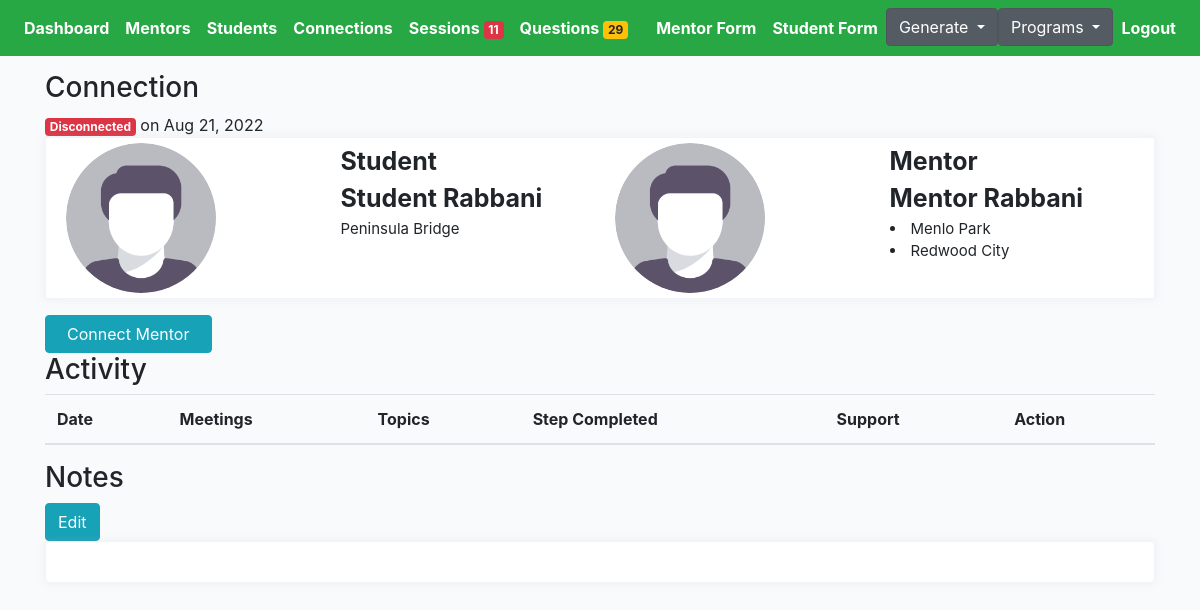
/choice/133/connection-detail (signed in), run on the app's committed database.
### cprofiles/models.py (models this page shows, shortened)
class Connection(models.Model):
    student = models.ForeignKey(Student, on_delete=models.CASCADE, related_name='student')
    mentor = models.ForeignKey(Mentor, on_delete=models.CASCADE, related_name='mentor')
    status = models.CharField(max_length=200, choices=STATUS_CHOICES)
    updated = models.DateTimeField(auto_now=True)
    created = models.DateTimeField(auto_now_add=True)
    flag = models.BooleanField(default=False)
    progress = models.CharField(max_length=200, blank=True, null=True, choices=PROGRESS_CHOICES)
    note = models.TextField(null=True, blank=True, max_length=1000)

class Student(models.Model):
    avatar = models.ImageField(default='avatar.png', upload_to='avatars/')
    first_name = models.CharField(max_length=200, blank=True)
    last_name = models.CharField(max_length=200, blank=True)
    email = models.EmailField(max_length=200, blank=True)
    gender = models.CharField(max_length=200, choices=GENDER_CHOICES)
    grade = models.CharField(max_length=200, choices=GRADE_CHOICES)
    school = models.CharField(max_length=200, blank=True)
    language_preference = models.CharField(null=True, blank=True, max_length=200, choices=STUDENT_PREFER_LANGUAGE_CHOICES)
    parent1_first_name = models.CharField(max_length=200, blank=True)
    parent1_last_name = models.CharField(max_length=200, blank=True)
    parent1_phone = models.CharField(max_length=200, blank=True)
    parent1_email = models.EmailField(max_length=200, blank=True)
    academic_advisor = models.CharField(max_length=200, blank=True)
    academic_advisor_email = models.EmailField(max_length=200, blank=True)
    activity = models.TextField(null=True, blank=True, max_length=1000)
    ind_scl = models.TextField(null=True, blank=True, max_length=1000)
    dont_know = models.TextField(null=True, blank=True, max_length=1000)
    proud = models.TextField(null=True, blank=True, max_length=1000)
    learn = models.TextField(null=True, blank=True, max_length=1000)
    happy = models.TextField(null=True, blank=True, max_length=1000)
    hobby = models.TextField(null=True, blank=True, max_length=1000)
    int_ind_school = models.TextField(null=True, blank=True, max_length=1000)
    look_ind_school = models.TextField(null=True, blank=True, max_length=1000)
    strength = models.TextField(null=True, blank=True, max_length=1000)
    obstacle = models.TextField(null=True, blank=True, max_length=1000)
    child_strength = models.ManyToManyField(Childstrength, blank=True, related_name='child_strength')
    social_strength = models.ManyToManyField(Socialstrength, blank=True, related_name='social_strength')
    interview_language = models.CharField(null=True, blank=True, max_length=200, choices=LANGUAGE_CHOICES)
    question = models.TextField(null=True, blank=True, max_length=1000)
    updated = models.DateTimeField(auto_now=True)
    created = models.DateTimeField(auto_now_add=True)
    slug = models.SlugField(unique=True, blank=True)
    flag = models.BooleanField(default=False)
    note = models.TextField(null=True, blank=True, max_length=1000)
    question1 = models.CharField(null=True, blank=True, max_length=200, choices=QUESTION_CHOICES)
    answer1 = models.TextField(null=True, blank=True, max_length=1000)
    question2 = models.CharField(null=True, blank=True, max_length=200, choices=QUESTION_CHOICES)
    answer2 = models.TextField(null=True, blank=True, max_length=1000)
    status = models.CharField(null=True, blank=True, max_length=200, choices=PROFILE_STATUS, default='active')
    __initial_first_name = None
    __initial_last_name = None
    def __init__(self, *args, **kwargs):
        super().__init__(*args, **kwargs)
        self.__initial_first_name = self.first_name
        self.__initial_last_name = self.last_name

class Mentor(models.Model):
    avatar = models.ImageField(default='avatar.png', upload_to='avatars/')
    first_name = models.CharField(max_length=200, blank=True)
    last_name = models.CharField(max_length=200, blank=True)
    email = models.EmailField(max_length=200, blank=True)
    phone = models.CharField(max_length=200, blank=True)
    address = models.CharField(max_length=200, blank=True)
    prefer_grade = models.CharField(max_length=200, choices=MENTOR_GRADE_CHOICES)
    prefer_gender = models.CharField(max_length=200, choices=GENDER_CHOICES)
    prefer_location = models.ManyToManyField(Preferlocation, blank=True, related_name='prefer_location')
    mentor_last_year = models.CharField(null=True, blank=True, max_length=200, choices=YES_NO)
    language = models.ManyToManyField(Mentorlanguage, blank=True, related_name='mentor_language')
    experience = models.CharField(null=True, blank=True, max_length=200, choices=YES_NO)
    familiar = models.TextField(null=True, blank=True, max_length=1000)
    share = models.TextField(null=True, blank=True, max_length=1000)
    hobby = models.TextField(null=True, blank=True, max_length=1000)
    question = models.TextField(null=True, blank=True, max_length=1000)
    friends = models.ManyToManyField(Student, blank=True, related_name='mentors')
    updated = models.DateTimeField(auto_now=True)
    created = models.DateTimeField(auto_now_add=True)
    slug = models.SlugField(unique=True, blank=True)
    flag = models.BooleanField(default=False)
    ethnic = models.CharField(null=True, blank=True, max_length=200, choices=ETHNIC_CHOICES)
    status = models.CharField(null=True, blank=True, max_length=200, choices=PROFILE_STATUS, default='active')
    def get_locations(self):
        return self.prefer_location.all()
    __initial_first_name = None
    __initial_last_name = None
    def __init__(self, *args, **kwargs):
        super().__init__(*args, **kwargs)
        self.__initial_first_name = self.first_name
        self.__initial_last_name = self.last_name

class Preferlocation(models.Model):
    name = models.CharField(max_length=200, blank=True)
    def __str__(self):
        return self.name

### cprofiles/views.py (the view)
# urls.py: path('<pk>/connection-detail', ConnectionDetailView.as_view(), name='connection-profile-detail'),
@method_decorator(login_required, name='dispatch')
@method_decorator(allowed_users(allowed_roles=['choice', 'admin']), name='dispatch')
class ConnectionDetailView(DetailView):
    model = Connection
    template_name = 'choice/choice-connection-detail.html'
    def get_object(self):
        pk = self.kwargs.get('pk')
        connection = Connection.objects.get(pk=pk)
        return connection
    def get_context_data(self, **kwargs):
        context = super().get_context_data(**kwargs)
        pk = self.kwargs.get('pk')
        connection = Connection.objects.get(pk=pk)
        sessions = Session.objects.filter(submit_status=True).filter(connection=connection)
        sessions_ = []
        for item in sessions:
            sessions_.append(item)
        context["sessions"] = sessions_
        return context

### cprofiles/context_processors.py (called while the page is built)
def choice_question(request):
    if(request.user.id):
        choice_unanswered_question_num = Question.objects.filter(status="UNANSWERED").count()
        choice_session_flag_num = Session.objects.filter(flag=True).count()
        return {
            'choice_unanswered_question_num' : choice_unanswered_question_num,
            'choice_session_flag_num' : choice_session_flag_num
        }
    return {}

### middleschool/context_processors.py (called while the page is built)
def middle_school_question(request):
    if(request.user.id):
        middle_school_unanswered_question_num = Question.objects.filter(status="UNANSWERED").count()
        middle_school_session_flag_num = Session.objects.filter(flag=True).count()
        return {
            'middle_school_unanswered_question_num' : middle_school_unanswered_question_num,
            'middle_school_session_flag_num' : middle_school_session_flag_num
        }
    return {}

### mprofiles/context_processors.py (called while the page is built)
def mentor_question(request):
    if(request.user.id):
        mentor_unanswered_question_num = Question.objects.filter(status="UNANSWERED").count()
        mentor_session_flag_num = Session.objects.filter(flag=True).count()
        return {
            'mentor_unanswered_question_num' : mentor_unanswered_question_num,
            'mentor_session_flag_num' : mentor_session_flag_num
        }
    return {}

### profiles/context_processors.py (called while the page is built)
def high_school_question(request):
    if(request.user.id):
        high_school_unanswered_question_num = Question.objects.filter(status="UNANSWERED").count()
        high_school_session_flag_num = Session.objects.filter(flag=True).count()
        return {
            'high_school_unanswered_question_num' : high_school_unanswered_question_num,
            'high_school_session_flag_num' : high_school_session_flag_num
        }
    return {}

### templates/choice/choice-connection-detail.html (shortened to what this page needs)
{% extends 'cbase.html' %}
{% load static %}
{% block stylesheet %}{% static '/css/profile.css' %}{% endblock %}
{% block content %}
<h3>Connection</h3>
{% if connection.status == 'connected' %}
<div class="status_detail"><span class="badge badge-success">Connected</div>
{% elif connection.status == 'disconnected' %}
<div class="status_detail"><span class="badge badge-danger">Disconnected</span><span> on
        {{connection.updated | date:"M d, Y" }}</span></div>
{% elif connection.status == 'inactive' %}
<div class="status_detail"><span class="badge badge-warning">Inactive</div>
{% endif %}
<div class="profile-page tx-13">
    <div class="row">
        <div class="col-12 grid-margin">
            <div class="profile-header">
                <div class="header-links">
                    <div class="container header">
                        <div class="row">
                            <div class="col">
                                <div class="row">
                                    <div class="col">
                                        <img class="profile-pic" src="{{connection.student.avatar.url}}" alt="profile">
                                    </div>
                                    <div class="col">
                                        <div style="font-size:25px; font-weight:bold" class="profile-name">
                                            Student</div>
                                        <div style="font-size:25px; font-weight:bold" class="profile-name">
                                            {{connection.student.first_name}}
                                            {{connection.student.last_name}}</div>
                                        <div style="font-size:15px" class="profile-name">
                                            {{connection.student.school}}</div>
                                    </div>
                                </div>
                            </div>
                            <div class="col">
                                <div class="row">
                                    <div class="col">
                                        <img class="profile-pic" src="{{connection.mentor.avatar.url}}" alt="profile">
                                    </div>
                                    <div class="col">
                                        <div style="font-size:25px; font-weight:bold" class="profile-name">
                                            Mentor</div>
                                        <div style="font-size:25px; font-weight:bold" class="profile-name">
                                            {{connection.mentor.first_name}}
                                            {{connection.mentor.last_name}}</div>
                                        <div style="font-size:15px" class="profile-name">
                                            {% for location in connection.mentor.get_locations %}
                                            <li>{{location}}</li>
                                            {% endfor %}
                                        </div>
                                    </div>
                                </div>
                            </div>
                        </div>
                    </div>
                </div>
            </div>
        </div>
    </div>
</div>
{% if connection.status == 'connected' %}
<form action="{% url 'cprofiles:remove-connect' %}" method="POST">
    {% csrf_token %}
    <input type="hidden" name="student_pk" value={{connection.student.pk}}>
    <input type="hidden" name="mentor_pk" value={{connection.mentor.pk}}>
    <button type="submit" class="btnSize btn btn-danger">Disconnect</button>
</form>
{% elif connection.status == 'disconnected' %}
<a href="{% url 'cprofiles:student-connect-detail' connection.student.slug %}"><button type="submit"
        class="btnSize btn btn-info">Connect
        Mentor</button></a>
{% endif %}
<h3>Activity</h3>
<div class="table-responsive-lg">
    <table class="table">
        <thead>
            <tr>
                <th scope="col">Date</th>
                <th scope="col">Meetings</th>
                <th scope="col">Topics</th>
                <th scope="col">Step Completed</th>
                <th scope="col">Support</th>
                <th scope="col">Action</th>
            </tr>
        </thead>
    </table>
</div>
<h3>Notes</h3>
<a href="{% url 'cprofiles:connection-note-update-profile' connection.pk %}"><button type="submit"
        class="btn btn-info">Edit</button></a>
<div class="row">
    <div class="col-sm-12">
        <div class="card h-100">
            <div class="card-body">
            </div>
        </div>
    </div>
</div>
{% endblock content %}

### core/static/css/base.css (style rules this page uses)
.container { width: 100%; padding-right: 15px; padding-left: 15px; margin-right: auto; margin-left: auto; margin-top: 55px; }
body { background:#FAFAFA; }

### core/static/css/profile.css (style rules this page uses)
body { background-color: #f9fafb; margin-top:0px; }
.profile-page .profile-header { box-shadow: 0 0 10px 0 rgba(183, 192, 206, 0.2); border: 1px solid #f2f4f9; }
.profile-page .profile-header .header-links { padding: 5px; display: -webkit-flex; display: flex; -webkit-justify-content: center; justify-content: center; background: #fff; border-radius: 0 0 .25rem .25rem; }
img { vertical-align: middle; border-style: none; }
.grid-margin { margin-bottom: 1rem; }
.card { box-shadow: 0 0 10px 0 rgba(183, 192, 206, 0.2); -webkit-box-shadow: 0 0 10px 0 rgba(183, 192, 206, 0.2); -moz-box-shadow: 0 0 10px 0 rgba(183, 192, 206, 0.2); -ms-box-shadow: 0 0 10px 0 rgba(183, 192, 206, 0.2); }
.card { position: relative; display: flex; flex-direction: column; min-width: 0; word-wrap: break-word; background-color: #fff; background-clip: border-box; border: 1px solid #f2f4f9; border-radius: 0.25rem; }
.profile-pic { border-radius: 50%; height: auto; width: 150px; }
.container .header { margin-top: 0px; }

### templates/choice/choice-connection-detail.html (style rules this page uses)
button.btnSize { width: 15%; height: 100%; }

### data on the page
Connection: updated "Aug 21, 2022", student.avatar (placeholder picture), student.first_name "Student", student.last_name "Rabbani", student.school "Peninsula Bridge", mentor.avatar (placeholder picture), mentor.first_name "Mentor", mentor.last_name "Rabbani"
Preferlocation: name "Menlo Park"
Preferlocation: name "Redwood City"

### other printed values
{{ choice_session_flag_num }} "11"
{{ choice_unanswered_question_num }} "29"
